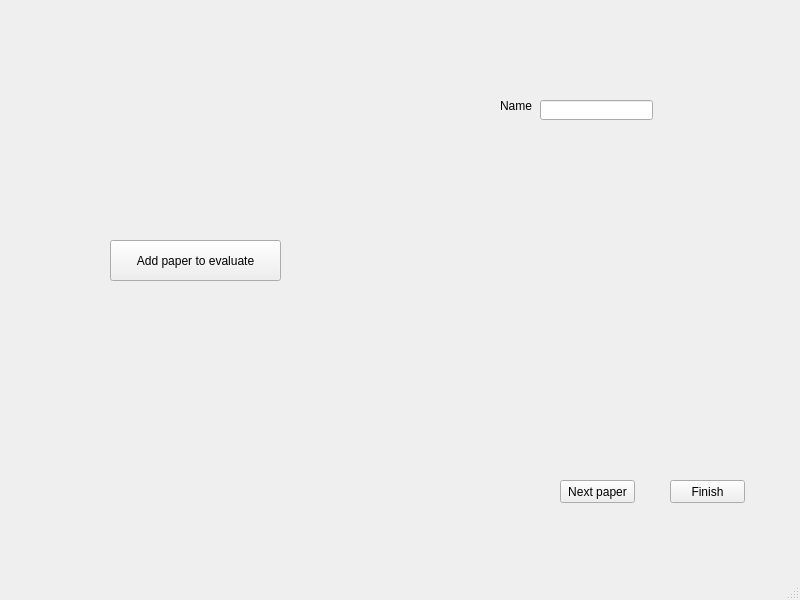
<?xml version="1.0" encoding="UTF-8"?>
<ui version="4.0">
 <class>MainWindow</class>
 <widget class="QMainWindow" name="MainWindow">
  <property name="geometry">
   <rect>
    <x>0</x>
    <y>0</y>
    <width>800</width>
    <height>600</height>
   </rect>
  </property>
  <property name="windowTitle">
   <string>MainWindow</string>
  </property>
  <widget class="QWidget" name="centralwidget">
   <widget class="QPushButton" name="pushButton">
    <property name="geometry">
     <rect>
      <x>110</x>
      <y>240</y>
      <width>171</width>
      <height>41</height>
     </rect>
    </property>
    <property name="text">
     <string>Add paper to evaluate</string>
    </property>
   </widget>
   <widget class="QLineEdit" name="lineEdit">
    <property name="geometry">
     <rect>
      <x>540</x>
      <y>100</y>
      <width>113</width>
      <height>20</height>
     </rect>
    </property>
   </widget>
   <widget class="QLabel" name="label">
    <property name="geometry">
     <rect>
      <x>500</x>
      <y>100</y>
      <width>56</width>
      <height>12</height>
     </rect>
    </property>
    <property name="text">
     <string>Name</string>
    </property>
   </widget>
   <widget class="QPushButton" name="pushButton_2">
    <property name="geometry">
     <rect>
      <x>560</x>
      <y>480</y>
      <width>75</width>
      <height>23</height>
     </rect>
    </property>
    <property name="text">
     <string>Next paper</string>
    </property>
   </widget>
   <widget class="QPushButton" name="pushButton_3">
    <property name="geometry">
     <rect>
      <x>670</x>
      <y>480</y>
      <width>75</width>
      <height>23</height>
     </rect>
    </property>
    <property name="text">
     <string>Finish</string>
    </property>
   </widget>
  </widget>
  <widget class="QMenuBar" name="menubar">
   <property name="geometry">
    <rect>
     <x>0</x>
     <y>0</y>
     <width>800</width>
     <height>21</height>
    </rect>
   </property>
  </widget>
  <widget class="QStatusBar" name="statusbar"/>
 </widget>
 <resources/>
 <connections/>
</ui>
